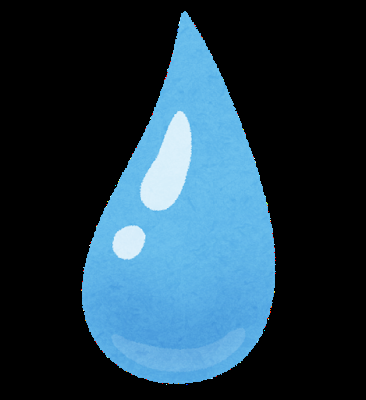
#> input picture second/image_data/shizuku.png, 366 x 400 px, given in place of the camera
$ python practice_answer.py
#> lines starting #> are read from the running program, lines starting #| are printed output that depends on the picture; after the words box and inside, x2 and y2 are one past the last pixel; in counts of white or black regions, pixels touching at a corner belong together
import cv2
import numpy as np

cap = cv2.VideoCapture(0)
screenshot = False

# 実行
while True:

    ret, frame = cap.read()
#> frame is the input picture: shape (400, 366, 3); mean B, G, R 72.8, 57.7, 33.3
    cv2.imshow("camera", frame)

    # HSVによる上限、下限の設定　 ([Hue, Saturation, Value])
    hsvLower = np.array([0, 0, 0])  # 下限
    hsvUpper = np.array([30, 150, 150])  # 上限
    hsv = cv2.cvtColor(frame, cv2.COLOR_BGR2HSV)  # 画像をHSVに変換
#> hsv: shape (400, 366, 3); mean H, S, V 31.7, 43.7, 72.9
    hsv_mask = cv2.inRange(hsv, hsvLower, hsvUpper)  # HSVからマスクを作成
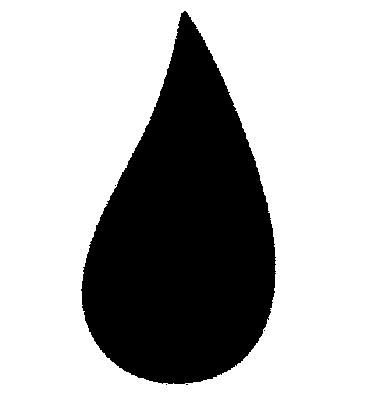
#> hsv_mask: shape (400, 366); 68.7% white; 5 black regions (4 under 20 px), largest, box (x1, y1, x2, y2) and area: (81, 11, 276, 384) 45795
    hbmask = cv2.medianBlur(hsv_mask, ksize=3)
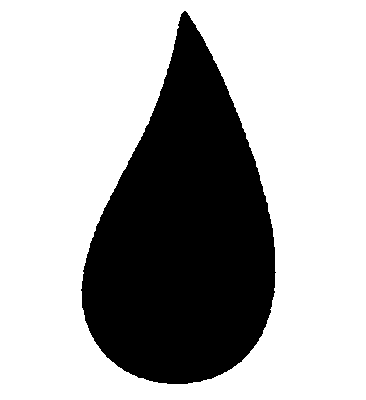
#> hbmask: shape (400, 366); 68.7% white; 1 black region, box (x1, y1, x2, y2) and area: (81, 11, 276, 384) 45795
    cv2.imshow("hsv_blur_mask", hbmask)

    # ラベリング結果書き出し用に二値画像をカラー変換
    src = cv2.cvtColor(hbmask, cv2.COLOR_GRAY2BGR)

    # ラベリング処理
    nlabels, labels, stats, centroids = cv2.connectedComponentsWithStats(hbmask)
#> nlabels = 2; stats = [[81, 11, 195, 373, 45795], [0, 0, 366, 400, 100605]]; centroids = [[183.3, 235.5], [182.1, 183.1]]

    # 面積でソート
    top_idx = stats[:, 4].argsort()[-2]
#> top_idx = 0

    ball_img = cv2.imread("./image_data/ball.png")
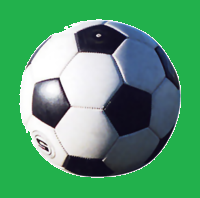
#> input picture second/image_data/ball.png, 200 x 198 px
#> ball_img is the input picture: shape (198, 200, 3); mean B, G, R 113.1, 155.6, 84.3
    ball_height, ball_width = ball_img.shape[:2]
#> ball_height = 198; ball_width = 200
    src[
        stats[top_idx, 1] : (stats[top_idx, 1] + ball_height),
        stats[top_idx, 0] : (stats[top_idx, 0] + ball_width),
    ] = ball_img
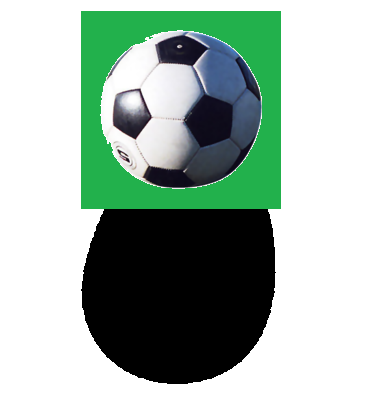
#> src: shape (400, 366, 3); mean B, G, R 165.8, 177.3, 158

    # 結果画像の表示
    cv2.imshow("output", src)

    # 終了オプション
    k = cv2.waitKey(1)
#> (key q is pressed here)
    if k == ord("q"):
        break


cap.release()
cv2.destroyAllWindows()
